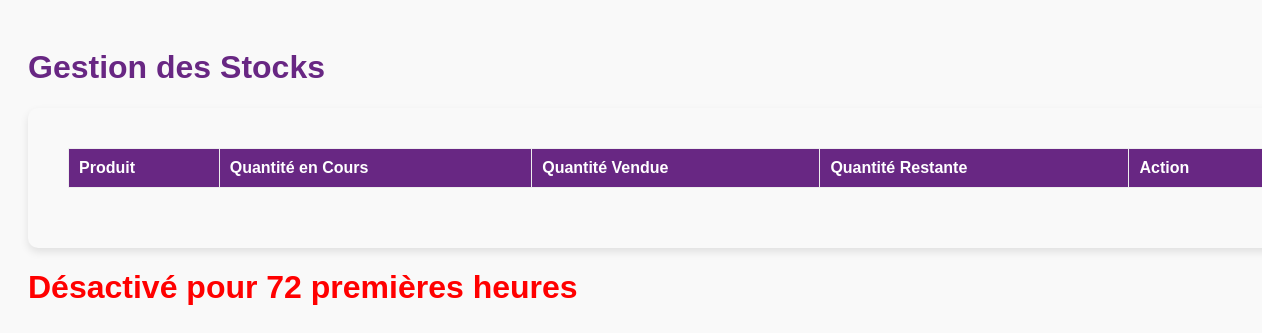
Page /stock/ on the earlier database version.
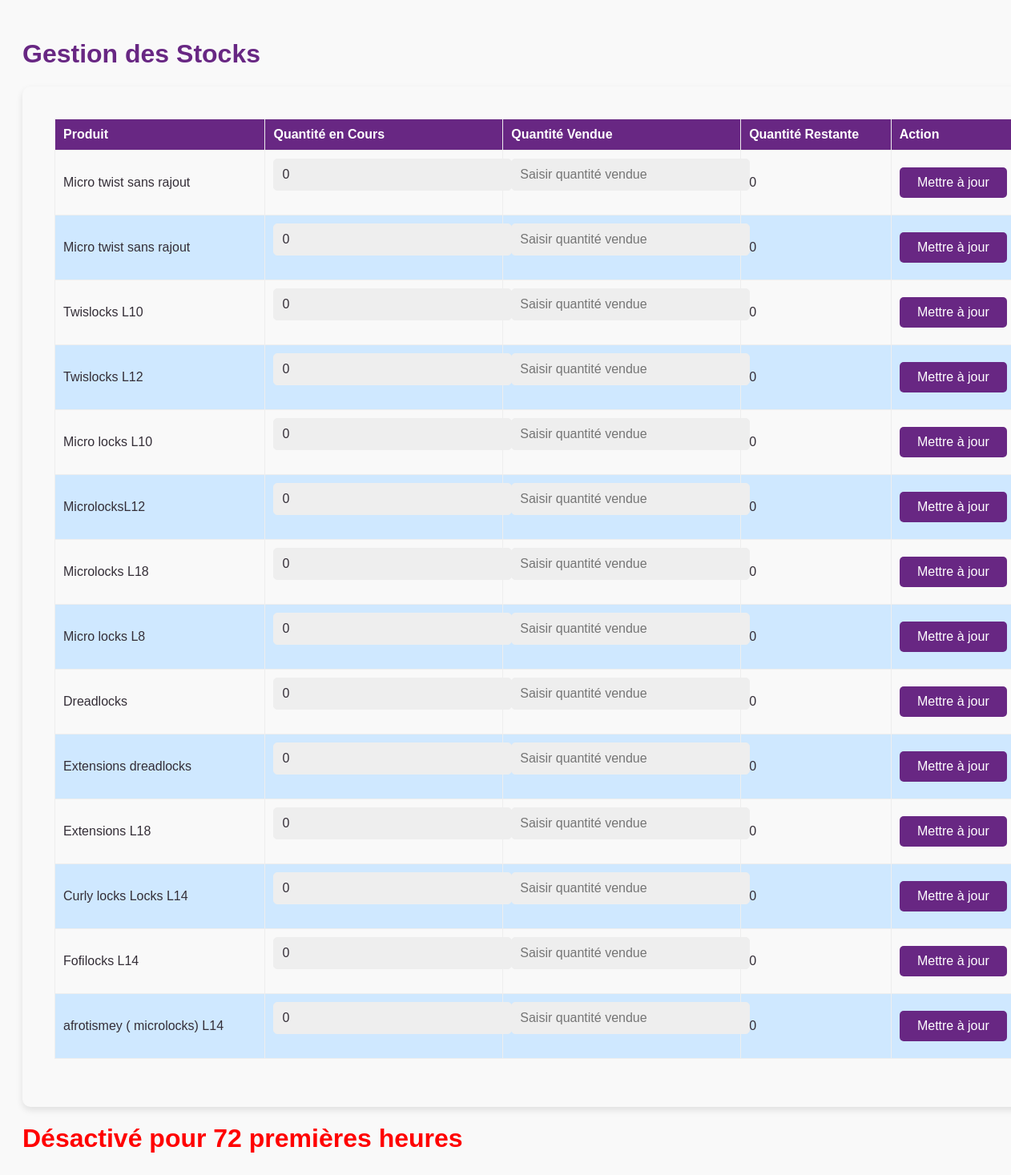
Same page on the later database version.
### Pugnere/models.py (models this page shows, shortened)
class Stock(models.Model):
    produit = models.ForeignKey(Produit, on_delete=models.CASCADE, related_name='stocks')
    longueur = models.CharField(max_length=255)
    specificite = models.TextField()
    quantite_en_cours = models.PositiveIntegerField()
    quantite_restant = models.PositiveIntegerField()
    heure_date = models.DateTimeField(default=timezone.now)

class Produit(models.Model):
    nom = models.CharField(max_length=255)
    product_image = models.ImageField(upload_to='product_image/', null=True, blank=True)
    description = models.TextField(blank=True, null=True)
    prix = models.DecimalField(max_digits=10, decimal_places=2)
    entreprise = models.ForeignKey('Entreprise', on_delete=models.CASCADE, related_name='produits')

### Pugnere/views.py (the view, shortened to what this page needs)
# urls.py: path('stock/', views.stock_view, name='stock_view'),  # URL pour la gestion des stocks
def stock_view(request):
    produits = Produit.objects.all()
    stocks = Stock.objects.select_related('produit')
    context = {
        'stocks': stocks,
        'produits': produits
    }
    return render(request, 'stock.html', context)

### Pugnere/templates/stock.html (shortened to what this page needs)
<!DOCTYPE html>
<html lang="en">
<head>
</head>
<body>
    <h1>Gestion des Stocks</h1>
    <form method="POST" id="stock-form">
        <table>
            <thead>
                <tr>
                    <th>Produit</th>
                    <th>Quantité en Cours</th>
                    <th>Quantité Vendue</th>
                    <th>Quantité Restante</th>
                    <th>Action</th>
                </tr>
            </thead>
            <tbody>
                {% for stock in stocks %}
                <tr>
                    <td>{{ stock.produit.nom }}</td>
                    <td>
                        <input type="number" name="quantite_en_cours_{{ stock.produit.id }}" value="{{ stock.quantite_en_cours }}" placeholder="Modifier la quantité en cours">
                    </td>
                    <td>
                        <input type="number" name="quantite_vendue_{{ stock.produit.id }}" placeholder="Saisir quantité vendue">
                    </td>
                    <td>{{ stock.quantite_restant }}</td>
                    <td>
                        <button type="button" class="update-btn" data-produit-id="{{ stock.produit.id }}">Mettre à jour</button>
                    </td>
                </tr>
                {% endfor %}
            </tbody>
        </table>
    </form>
    <h1 style="color: red;">Désactivé pour 72 premières heures</h1>
</body>
</html>

### Pugnere/templates/stock.html (style rules this page uses)
:root { --poppins: 'Poppins', sans-serif; --lato: 'Lato', sans-serif; --light: #F9F9F9; --blue: #682783; --light-blue: #CFE8FF; --grey: #eee; --dark-grey: #AAAAAA; --dark: #342E37; --red: #F07F15; --yellow: #FFCE26; --light-yellow: #FFF2C6; --orange: #FD7238; --light-orange: #FFE0D3; }
body { font-family: var(--poppins); background-color: var(--light); color: var(--dark); padding: 20px; }
h1, h2 { color: var(--blue); }
table { width: 100%; border-collapse: collapse; margin-bottom: 20px; background-color: var(--light); }
table, th, td { border: 1px solid var(--grey); }
th, td { padding: 10px; text-align: left; }
th { background-color: var(--blue); color: #fff; }
tbody tr:nth-child(even) { background-color: var(--light-blue); }
form { background-color: var(--light); padding: 40px; border-radius: 10px; box-shadow: 0 4px 8px rgba(0, 0, 0, 0.1); width: 100%; max-width: 1200px; }
input[type="text"], input[type="email"], input[type="password"], input[type="number"], textarea, select { width: 100%; padding: 10px; margin-bottom: 20px; border: 1px solid var(--grey); border-radius: 5px; background-color: var(--grey); color: var(--dark); font-size: 16px; }
button { width: 100%; padding: 10px; background-color: var(--blue); color: white; border: none; border-radius: 5px; font-size: 16px; cursor: pointer; }

Differences in the rows shown:
added Stock: produit.nom "Micro twist sans rajout", quantite_en_cours "0", quantite_restant "0"
added Stock: produit.nom "Micro twist sans rajout", quantite_en_cours "0", quantite_restant "0"
added Stock: produit.nom "Twislocks L10", quantite_en_cours "0", quantite_restant "0"
added Stock: produit.nom "Twislocks L12", quantite_en_cours "0", quantite_restant "0"
added Stock: produit.nom "Micro locks L10", quantite_en_cours "0", quantite_restant "0"
added Stock: produit.nom "MicrolocksL12", quantite_en_cours "0", quantite_restant "0"
added Stock: produit.nom "Microlocks L18", quantite_en_cours "0", quantite_restant "0"
added Stock: produit.nom "Micro locks L8", quantite_en_cours "0", quantite_restant "0"
added Stock: produit.nom "Dreadlocks", quantite_en_cours "0", quantite_restant "0"
added Stock: produit.nom "Extensions dreadlocks", quantite_en_cours "0", quantite_restant "0"
added Stock: produit.nom "Extensions L18", quantite_en_cours "0", quantite_restant "0"
added Stock: produit.nom "Curly locks Locks L14", quantite_en_cours "0", quantite_restant "0"
added Stock: produit.nom "Fofilocks L14", quantite_en_cours "0", quantite_restant "0"
added Stock: produit.nom "afrotismey ( microlocks) L14", quantite_en_cours "0", quantite_restant "0"
